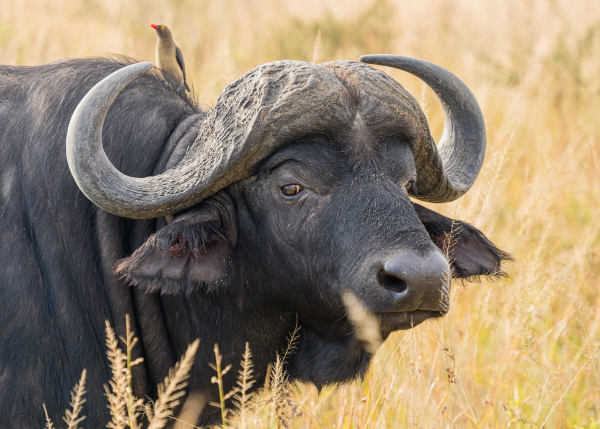
#> input picture assets/xavani-buffalo.jpg, 1200 x 857 px (shown at 1/2 size)
$ python pixel_art.py ../../../../assets/xavani-buffalo.jpg out.png
#> lines starting #> are read from the running program, lines starting #| are printed output that depends on the picture
# Copyright (c) 2025-2026 Enternovate.
# MIT License -- See LICENSE file for full terms.
# Built by Enternovate -- Open source. Private. Local.

"""Pixel art converter — Floyd-Steinberg dithering with preset or named palette.

Named hardware palettes (NES, GameBoy, PICO-8, C64, etc.) ported from
pixel-art-studio (MIT) — see ATTRIBUTION.md.

Usage (import):
    from pixel_art import pixel_art
    pixel_art("in.png", "out.png", preset="arcade")
    pixel_art("in.png", "out.png", preset="nes")
    pixel_art("in.png", "out.png", palette="PICO_8", block=6)

Usage (CLI):
    python pixel_art.py in.png out.png --preset nes
"""

from PIL import Image, ImageEnhance, ImageOps

try:
    from .palettes import PALETTES, build_palette_image
except ImportError:
    from palettes import PALETTES, build_palette_image


PRESETS = {
    # ── Original presets (adaptive palette) ─────────────────────────────
    "arcade": {
        "contrast": 1.8, "color": 1.5, "sharpness": 1.2,
        "posterize_bits": 5, "block": 8, "palette": 16,
    },
    "snes": {
        "contrast": 1.6, "color": 1.4, "sharpness": 1.2,
        "posterize_bits": 6, "block": 4, "palette": 32,
    },
    # ── Hardware-accurate presets (named palette) ───────────────────────
    "nes": {
        "contrast": 1.5, "color": 1.4, "sharpness": 1.2,
        "posterize_bits": 6, "block": 8, "palette": "NES",
    },
    "gameboy": {
        "contrast": 1.5, "color": 1.0, "sharpness": 1.2,
        "posterize_bits": 6, "block": 8, "palette": "GAMEBOY_ORIGINAL",
    },
    "gameboy_pocket": {
        "contrast": 1.5, "color": 1.0, "sharpness": 1.2,
        "posterize_bits": 6, "block": 8, "palette": "GAMEBOY_POCKET",
    },
    "pico8": {
        "contrast": 1.6, "color": 1.3, "sharpness": 1.2,
        "posterize_bits": 6, "block": 6, "palette": "PICO_8",
    },
    "c64": {
        "contrast": 1.6, "color": 1.3, "sharpness": 1.2,
        "posterize_bits": 6, "block": 8, "palette": "C64",
    },
    "apple2": {
        "contrast": 1.8, "color": 1.4, "sharpness": 1.2,
        "posterize_bits": 5, "block": 10, "palette": "APPLE_II_HI",
    },
    "teletext": {
        "contrast": 1.8, "color": 1.5, "sharpness": 1.2,
        "posterize_bits": 5, "block": 10, "palette": "TELETEXT",
    },
    "mspaint": {
        "contrast": 1.6, "color": 1.4, "sharpness": 1.2,
        "posterize_bits": 6, "block": 8, "palette": "MICROSOFT_WINDOWS_PAINT",
    },
    "mono_green": {
        "contrast": 1.8, "color": 0.0, "sharpness": 1.2,
        "posterize_bits": 5, "block": 6, "palette": "MONO_GREEN",
    },
    "mono_amber": {
        "contrast": 1.8, "color": 0.0, "sharpness": 1.2,
        "posterize_bits": 5, "block": 6, "palette": "MONO_AMBER",
    },
    # ── Artistic palette presets ────────────────────────────────────────
    "neon": {
        "contrast": 1.8, "color": 1.6, "sharpness": 1.2,
        "posterize_bits": 5, "block": 6, "palette": "NEON_CYBER",
    },
    "pastel": {
        "contrast": 1.2, "color": 1.3, "sharpness": 1.1,
        "posterize_bits": 6, "block": 6, "palette": "PASTEL_DREAM",
    },
}


def pixel_art(input_path, output_path, preset="arcade", **overrides):
    """Convert an image to retro pixel art.

    Args:
        input_path: path to source image
        output_path: path to save the resulting PNG
        preset: one of PRESETS (arcade, snes, nes, gameboy, pico8, c64, ...)
        **overrides: optionally override any preset field. In particular:
            palette: int (adaptive N colors) OR str (named palette from PALETTES)
            block:   int pixel block size
            contrast / color / sharpness / posterize_bits: numeric enhancers

    Returns:
        The resulting PIL.Image.
    """
#> called with input_path = '../../../../assets/xavani-buffalo.jpg', output_path = 'out.png', preset = 'arcade'
    if preset not in PRESETS:
        raise ValueError(
            f"Unknown preset {preset!r}. Choose from: {sorted(PRESETS)}"
        )
    cfg = {**PRESETS[preset], **overrides}

    img = Image.open(input_path).convert("RGB")
#> img is the input picture: PIL image 1200x857 RGB; mean R, G, B 147.1, 131.5, 109.6

    img = ImageEnhance.Contrast(img).enhance(cfg["contrast"])
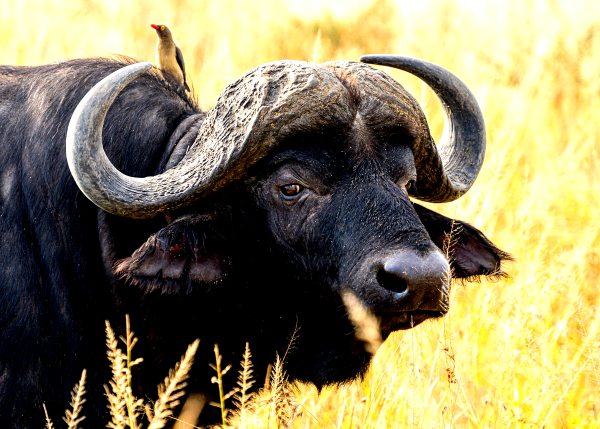
#> img: PIL image 1200x857 RGB (shown at 1/2 size); mean R, G, B 140.9, 132.9, 96.9
    img = ImageEnhance.Color(img).enhance(cfg["color"])
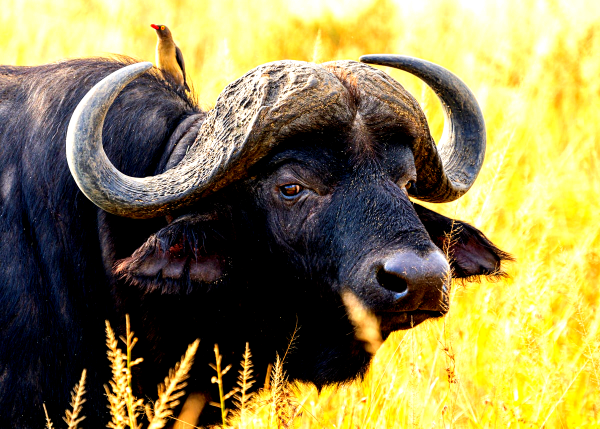
#> img: PIL image 1200x857 RGB (shown at 1/2 size); mean R, G, B 142.3, 132.8, 80.4
    img = ImageEnhance.Sharpness(img).enhance(cfg["sharpness"])
    img = ImageOps.posterize(img, cfg["posterize_bits"])

    w, h = img.size
#> w = 1200; h = 857
    block = cfg["block"]
    small = img.resize(
        (max(1, w // block), max(1, h // block)),
        Image.NEAREST,
    )
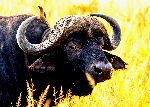
#> small: PIL image 150x107 RGB; mean R, G, B 137.9, 128.8, 77.5

    # Quantize AFTER downscale so Floyd-Steinberg aligns with final pixel grid.
    pal = cfg["palette"]
    if isinstance(pal, str):
        # Named hardware/artistic palette
        pal_img = build_palette_image(pal)
        quantized = small.quantize(palette=pal_img, dither=Image.FLOYDSTEINBERG)
    else:
        # Adaptive N-color palette (original behavior)
        quantized = small.quantize(colors=int(pal), dither=Image.FLOYDSTEINBERG)
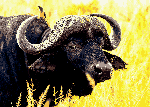
#> quantized: PIL image 150x107 P; mean R, G, B 137.3, 129.7, 77.4

    result = quantized.resize((w, h), Image.NEAREST)
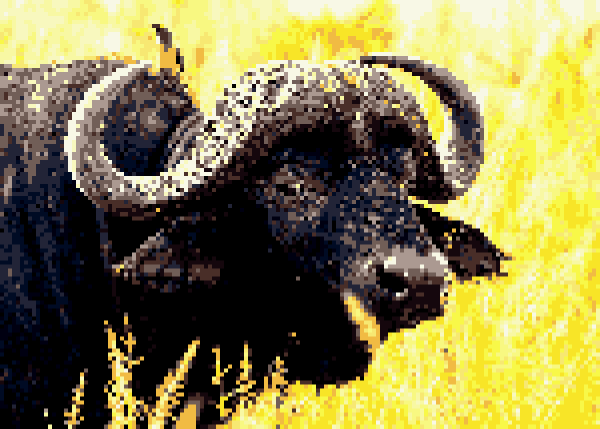
#> result: PIL image 1200x857 P (shown at 1/2 size); mean R, G, B 137.2, 129.6, 77.4
    result.save(output_path, "PNG")
    return result


def main():
    import argparse
    p = argparse.ArgumentParser(description="Convert image to pixel art.")
    p.add_argument("input")
    p.add_argument("output")
    p.add_argument("--preset", default="arcade", choices=sorted(PRESETS))
    p.add_argument("--palette", default=None,
                   help=f"Override palette: int or name from {sorted(PALETTES)}")
    p.add_argument("--block", type=int, default=None)
    args = p.parse_args()

    overrides = {}
    if args.palette is not None:
        try:
            overrides["palette"] = int(args.palette)
        except ValueError:
            overrides["palette"] = args.palette
    if args.block is not None:
        overrides["block"] = args.block

    pixel_art(args.input, args.output, preset=args.preset, **overrides)
    print(f"Wrote {args.output}")


if __name__ == "__main__":
    main()
